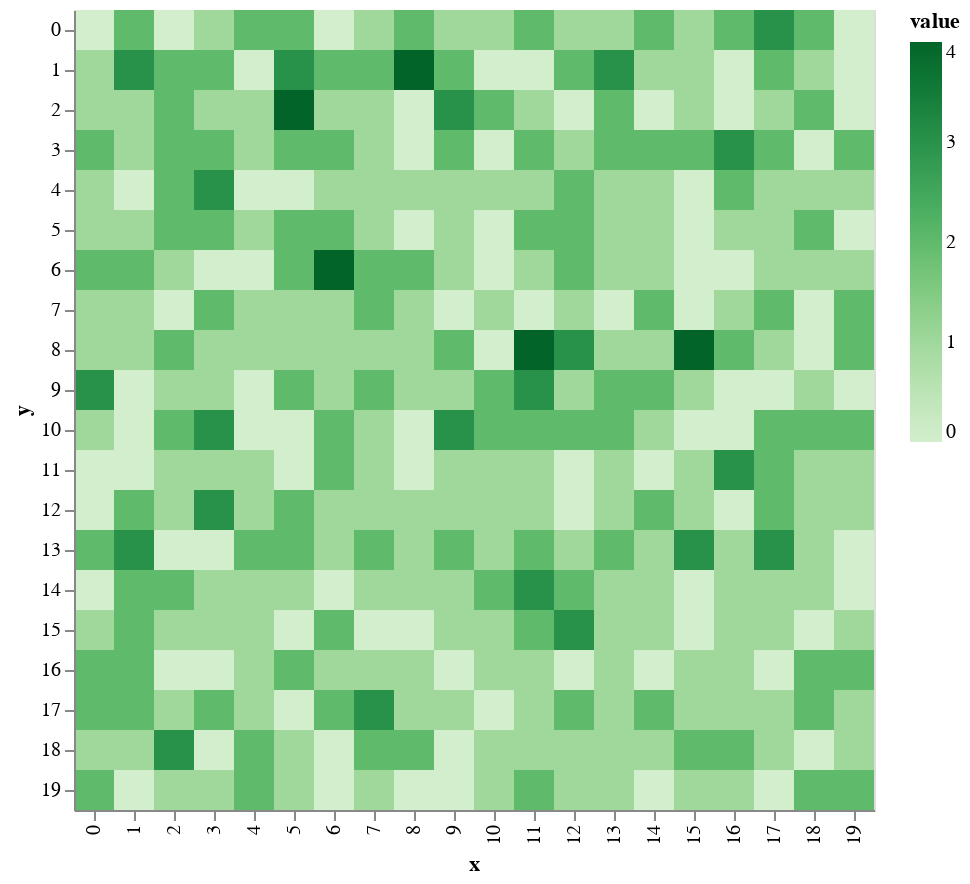

Source (notebook cell):
### Code cell
def meltMap(df,value='value'):
    mapdata = df.melt()
    mapdata.columns = ['y',value]
    mapdata['x'] = df.unstack().index.codes[1]
    mapdata['key'] = mapdata['x'].apply(str) + ":" + mapdata['y'].apply(str)
    mapdata.index = mapdata['key']
    return mapdata.drop(['key'], axis=1)

def drawTerrainHeight(matrix):
    mapdata = pd.DataFrame(matrix)
    mapdata = meltMap(mapdata)
    world = alt.Chart(mapdata).mark_rect().encode(
        x='x:O',
        y='y:O',
        color=alt.Color('value:Q',scale=alt.Scale(scheme="greens"))
    )
    return world

drawTerrainHeight(world.matrix)

### Figure 1 — Vega-Lite specification as saved in the notebook (floating-point values rounded to 4 significant figures; data arrays with more than 128 entries replaced by an {"elided": "..."} marker saying what was removed)
{"config": {"view": {"continuousWidth": 400, "continuousHeight": 300}}, "data": {"name": "data-bdc6be6737e64c89b0536e15548c2801"}, "mark": "rect", "encoding": {"color": {"type": "quantitative", "field": "value", "scale": {"scheme": "greens"}}, "x": {"type": "ordinal", "field": "x"}, "y": {"type": "ordinal", "field": "y"}}, "$schema": "https://vega.github.io/schema/vega-lite/v4.8.1.json", "datasets": {"data-bdc6be6737e64c89b0536e15548c2801": {"elided": "400 records"}}}
